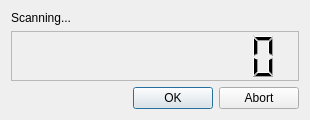
<?xml version="1.0" encoding="UTF-8"?>
<ui version="4.0">
 <class>RescanDialog</class>
 <widget class="QDialog" name="RescanDialog">
  <property name="geometry">
   <rect>
    <x>0</x>
    <y>0</y>
    <width>310</width>
    <height>106</height>
   </rect>
  </property>
  <property name="windowTitle">
   <string>Dialog</string>
  </property>
  <layout class="QVBoxLayout" name="verticalLayout">
   <item>
    <widget class="QLabel" name="statuslabel">
     <property name="text">
      <string>Scanning...</string>
     </property>
    </widget>
   </item>
   <item>
    <widget class="QLCDNumber" name="picturecount">
     <property name="minimumSize">
      <size>
       <width>0</width>
       <height>50</height>
      </size>
     </property>
     <property name="frameShape">
      <enum>QFrame::StyledPanel</enum>
     </property>
     <property name="frameShadow">
      <enum>QFrame::Sunken</enum>
     </property>
     <property name="numDigits">
      <number>10</number>
     </property>
     <property name="intValue" stdset="0">
      <number>0</number>
     </property>
    </widget>
   </item>
   <item>
    <widget class="QDialogButtonBox" name="buttonBox">
     <property name="orientation">
      <enum>Qt::Horizontal</enum>
     </property>
     <property name="standardButtons">
      <set>QDialogButtonBox::Abort|QDialogButtonBox::Ok</set>
     </property>
    </widget>
   </item>
  </layout>
 </widget>
 <resources/>
 <connections>
  <connection>
   <sender>buttonBox</sender>
   <signal>accepted()</signal>
   <receiver>RescanDialog</receiver>
   <slot>accept()</slot>
   <hints>
    <hint type="sourcelabel">
     <x>248</x>
     <y>254</y>
    </hint>
    <hint type="destinationlabel">
     <x>157</x>
     <y>274</y>
    </hint>
   </hints>
  </connection>
  <connection>
   <sender>buttonBox</sender>
   <signal>rejected()</signal>
   <receiver>RescanDialog</receiver>
   <slot>reject()</slot>
   <hints>
    <hint type="sourcelabel">
     <x>316</x>
     <y>260</y>
    </hint>
    <hint type="destinationlabel">
     <x>286</x>
     <y>274</y>
    </hint>
   </hints>
  </connection>
 </connections>
</ui>
